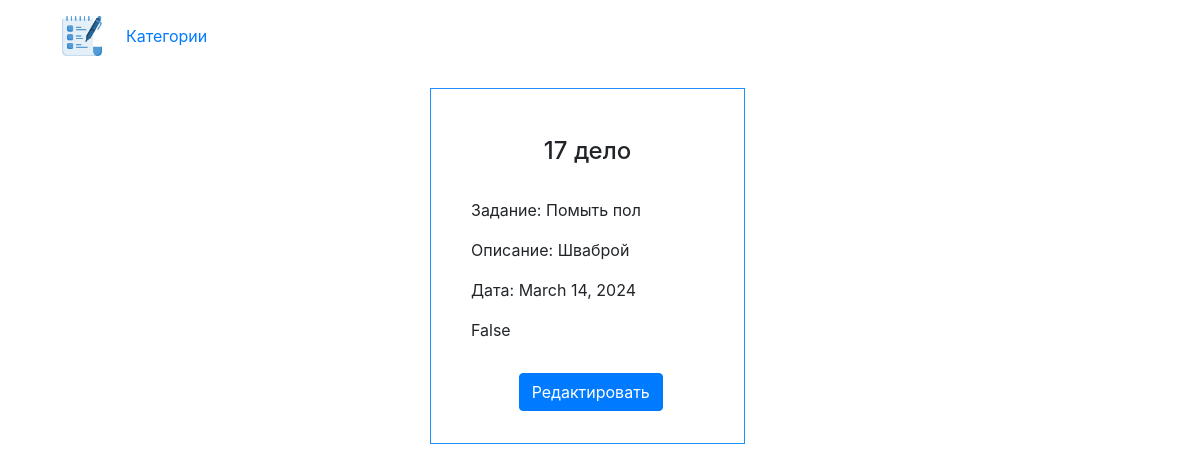
/todos/17, run on the app's committed database.
### todos/models.py (models this page shows, shortened)
class Todo(models.Model):
    title = models.CharField(null=False, max_length=100, default='')
    description = models.TextField(null=False, max_length=1000, default='')
    due_date = models.DateField(null=False)
    status = models.BooleanField(default=False, blank=True, null=True)
    category = models.ForeignKey(TodoList, on_delete=models.CASCADE, null=False)

### todos/views.py (the view)
# urls.py: path('todos/<int:pk>', get_info, name='todos_info'),
def get_info(request, pk):
    try:
        todo = Todo.objects.get(id=pk)
        return render(request, 'todos/todo_info.html', {'todo': todo})
    except Todo.DoesNotExist:
        return redirect('/todos/')

### todos/templates/todos/todo_info.html
{% extends 'base.html' %}
{% load static %}
{% block content %}
    <div class="container-fluid">
        <div class="row">
            <div class="col-12">
                {% include 'header.html' %}
            </div>
        </div>
    </div>
    <div class="container">
        <div class="row">
            <div class="col-12">
                <div class="col-6 offset-4">
                    <div class="my-3">
                        <div class="main" style="width: 60%; height: 100%; border: 1px solid DodgerBlue">
                            <h4 style="text-align: center; margin-top: 6vh">{{ todo.id }} дело</h4>
                            <ol style="margin-top: 4vh">Задание: {{ todo.title }}</ol>
                            <ol>Описание: {{ todo.description }}</ol>
                            <ol>Дата: {{ todo.due_date }}</ol>
                            <ol>{{ todo.status }}</ol>
                            <a href="{% url 'todo_edit' pk=todo.id %}"><button class="btn btn-primary" style="margin-left: 28%; margin-top: 5%">Редактировать</button></a>
                    </div>
                </div>
            </div>
        </div>
    </div>
    </div>
{% endblock %}

### data on the page
Todo: id "17", title "Помыть пол", description "Шваброй", due_date "March 14, 2024", status "False"
